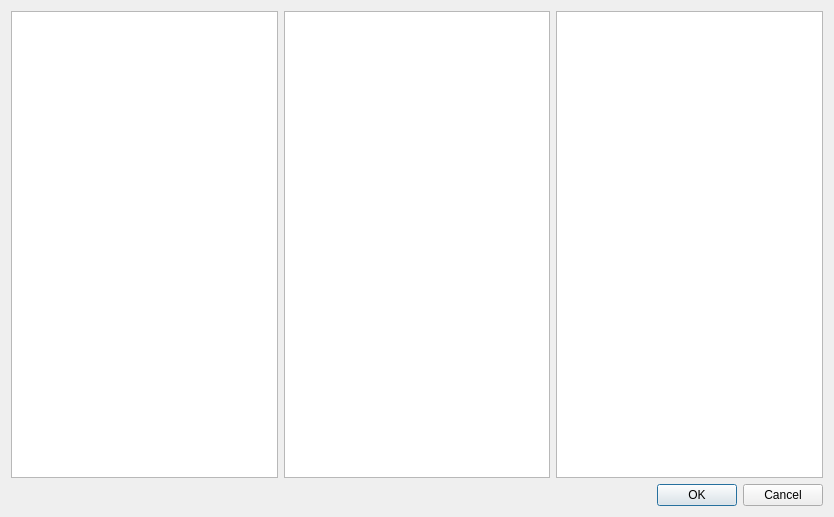
<?xml version="1.0" encoding="UTF-8"?>
<ui version="4.0">
 <class>DlgMeasuresUnitsList</class>
 <widget class="QDialog" name="DlgMeasuresUnitsList">
  <property name="geometry">
   <rect>
    <x>0</x>
    <y>0</y>
    <width>834</width>
    <height>517</height>
   </rect>
  </property>
  <property name="contextMenuPolicy">
   <enum>Qt::DefaultContextMenu</enum>
  </property>
  <property name="windowTitle">
   <string>Dialog</string>
  </property>
  <layout class="QVBoxLayout" name="verticalLayout">
   <item>
    <layout class="QHBoxLayout" name="horizontalLayout">
     <item>
      <widget class="QListWidget" name="listMeasures"/>
     </item>
     <item>
      <widget class="QListWidget" name="listUnits"/>
     </item>
     <item>
      <widget class="QListWidget" name="listMeasureUnit"/>
     </item>
    </layout>
   </item>
   <item>
    <widget class="QDialogButtonBox" name="buttonBox">
     <property name="orientation">
      <enum>Qt::Horizontal</enum>
     </property>
     <property name="standardButtons">
      <set>QDialogButtonBox::Cancel|QDialogButtonBox::Ok</set>
     </property>
    </widget>
   </item>
  </layout>
 </widget>
 <resources/>
 <connections>
  <connection>
   <sender>buttonBox</sender>
   <signal>accepted()</signal>
   <receiver>DlgMeasuresUnitsList</receiver>
   <slot>accept()</slot>
   <hints>
    <hint type="sourcelabel">
     <x>248</x>
     <y>254</y>
    </hint>
    <hint type="destinationlabel">
     <x>157</x>
     <y>274</y>
    </hint>
   </hints>
  </connection>
  <connection>
   <sender>buttonBox</sender>
   <signal>rejected()</signal>
   <receiver>DlgMeasuresUnitsList</receiver>
   <slot>reject()</slot>
   <hints>
    <hint type="sourcelabel">
     <x>316</x>
     <y>260</y>
    </hint>
    <hint type="destinationlabel">
     <x>286</x>
     <y>274</y>
    </hint>
   </hints>
  </connection>
 </connections>
</ui>
